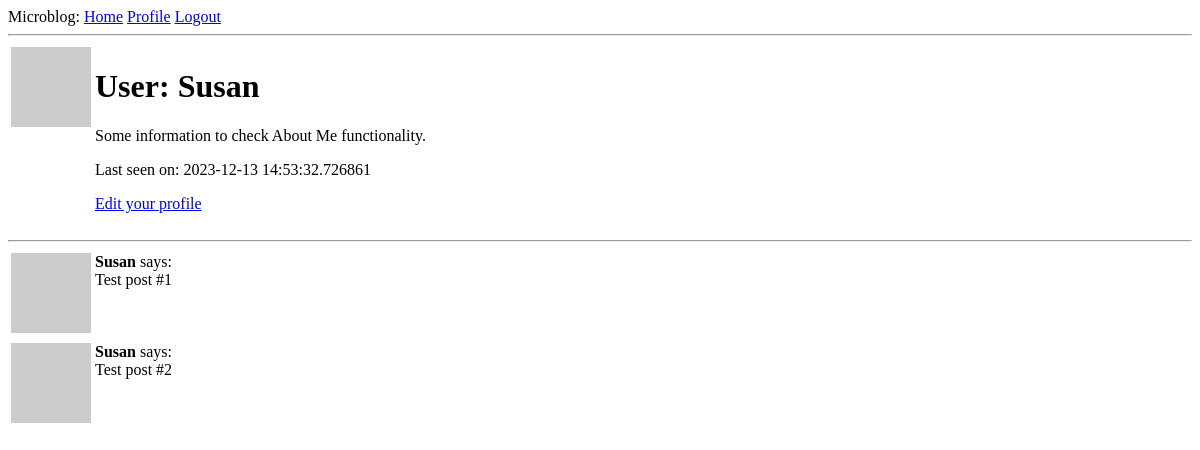
The app's page /users/Susan (signed in), older data.
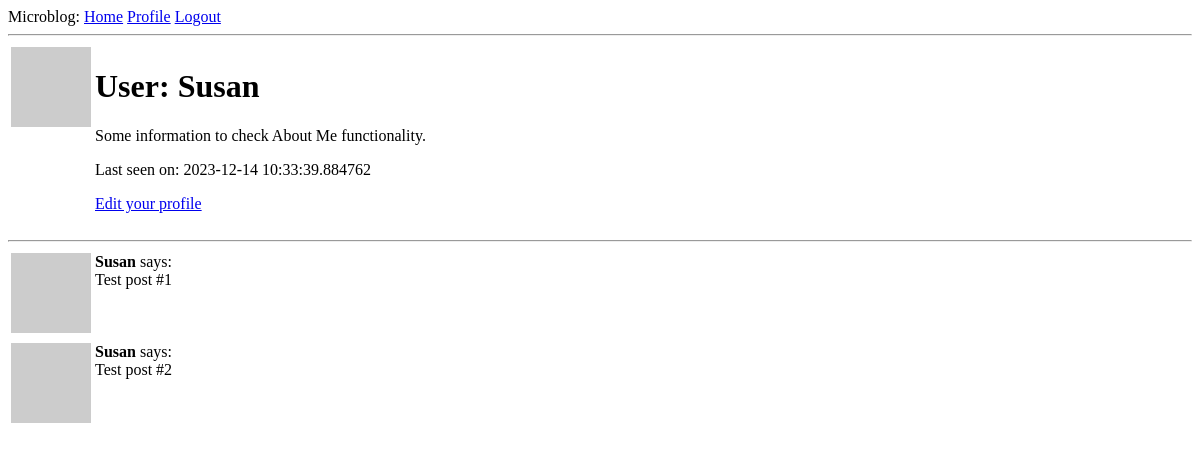
The same page, newer data.
### app/models.py (models this page shows, shortened)
class User(UserMixin, db.Model):
    id: so.Mapped[int] = so.mapped_column(primary_key=True)
    username: so.Mapped[str] = so.mapped_column(sa.String(64), index=True, unique=True)
    email: so.Mapped[str] = so.mapped_column(sa.String(120), index=True, unique=True)
    password_hash: so.Mapped[Optional[str]] = so.mapped_column(sa.String(256))
    about_me: so.Mapped[Optional[str]] = so.mapped_column(sa.String(140))
    last_seen: so.Mapped[Optional[datetime]] = so.mapped_column(
        default=lambda: datetime.now(timezone.utc))
    posts: so.WriteOnlyMapped['Post'] = so.relationship(
        'Post', back_populates='author')
    def avatar(self, size):
        digest = md5(self.email.lower().encode('utf-8')).hexdigest()
        return f'https://www.gravatar.com/avatar/{digest}?d=identicon&s={size}'

### app/routes.py (the view)
@app.route('/users/<username>')
@login_required
def user(username):
    user = db.first_or_404(sa.select(User).where(User.username == username))
    posts = [
        {'author': user, 'body': 'Test post #1'},
        {'author': user, 'body': 'Test post #2'}
    ]
    return render_template('user.html', user=user, posts=posts)

### app/models.py (called while the page is built)
@login.user_loader
def load_user(id):
    return db.session.get(User, int(id))

### app/routes.py (called while the page is built)
@app.before_request
def before_request():
    if current_user.is_authenticated:
        current_user.last_seen = datetime.now(timezone.utc)
        db.session.commit()

### app/templates/user.html
{% extends "base.html" %}
{% block content %}
    <table>
        <tr valign="top">
            <td><img src="{{ user.avatar(128) }}"></td>
            <td>
                <h1>User: {{ user.username }}</h1>
                {% if user.about_me %}
                    <p>{{ user.about_me }}</p>
                {% endif %}
                {% if user.last_seen %}
                    <p>Last seen on: {{ user.last_seen }}</p>
                {% endif %}
                {% if user == current_user %}
                    <p><a href="{{ url_for('edit_profile') }}">Edit your profile</a></p>
                {% endif %}
            </td>
    </tr>
    </table>
    <hr>
    {% for post in posts %}
    {% include '_post.html' %}
    {% endfor %}
{% endblock %}

### app/templates/base.html (shortened to what this page needs)
<!doctype html>
<html>
    <head>
    </head>
    <body>
        <div>
          Microblog:
          <a href="{{url_for('index')}}">Home</a>
          {% if current_user.is_anonymous %}
          <a href="{{url_for('login')}}">Login/Register</a>
          {% else %}
          <a href="{{ url_for('user', username=current_user.username) }}">Profile</a>
          <a href="{{url_for('logout')}}">Logout</a>
          {% endif %}
        </div>
        <hr>
        {% block content %}{% endblock %}
    </body>
</html>

### app/templates/_post.html
<table>
    <tr valign="top">
        <td><img src="{{ post.author.avatar(36) }}"></td>
        <td><b>{{ post.author.username }}</b> says:<br>{{ post.body }}</td>
    </tr>
</table>

Row changes from the older to the newer data that the page shows:
changed User "Susan": last_seen "2023-12-13 14:53:32.726861" → "2023-12-14 10:33:39.884762"
